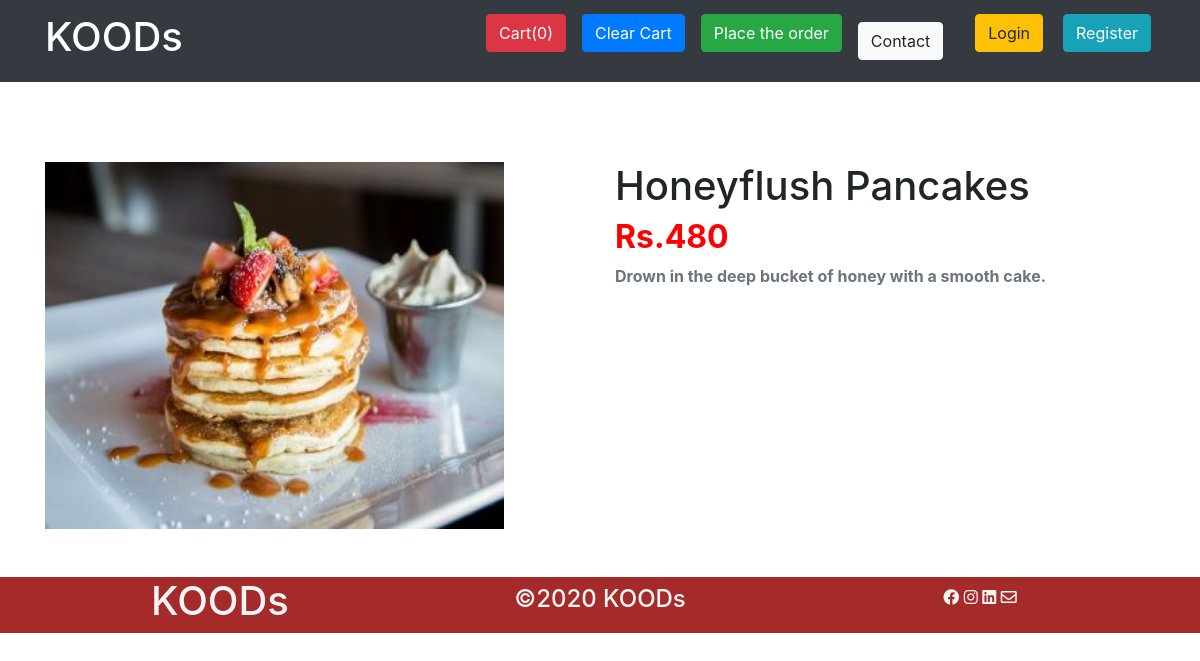
Screenshot of /products/7 with the database file from the repository.
### shop/models.py (models this page shows, shortened)
class Product(models.Model):
    product_id = models.AutoField(primary_key=True)
    product_name = models.CharField(max_length=100,default='food-item')
    product_desc = models.CharField(max_length=500,default='food-item-description')
    product_price = models.CharField(max_length=10,default='0')
    product_image = models.ImageField(upload_to='shop/images',default = '')
    date = models.DateField(default=timezone.now())

### shop/views.py (the view)
# urls.py: path('products/<int:myid>',views.products, name='products'),
def products(request, myid):
    product = Product.objects.filter(product_id = myid)
    return render(request,'shop/products.html',{'product':product[0]})

### shop/templates/shop/products.html (shortened to what this page needs)
{% extends 'shop/base.html' %}
{% block body %}
<div class="container " style="margin-top: 5rem;">
        <div class="row ">
                <div class="col-md-6 col-sm-12 ">
                        <img style="width: 85%; " src=/media/{{product.product_image}} alt="">
                </div>
                <div class="col-md-6 col-sm-12">
                        <h1 class="text-capitalize">{{product.product_name}}</h1>
                        <h2 style="color: red;"><b>Rs.{{product.product_price}}</b></h2>
                        <p class="text-secondary"><b>{{product.product_desc}}</b></p>
                </div>
        </div>
</div>
{% endblock  %}

### rows the page displays
Product: product_image (picture), product_name "Honeyflush Pancakes", product_price "480", product_desc "Drown in the deep bucket of honey with a smooth cake."
